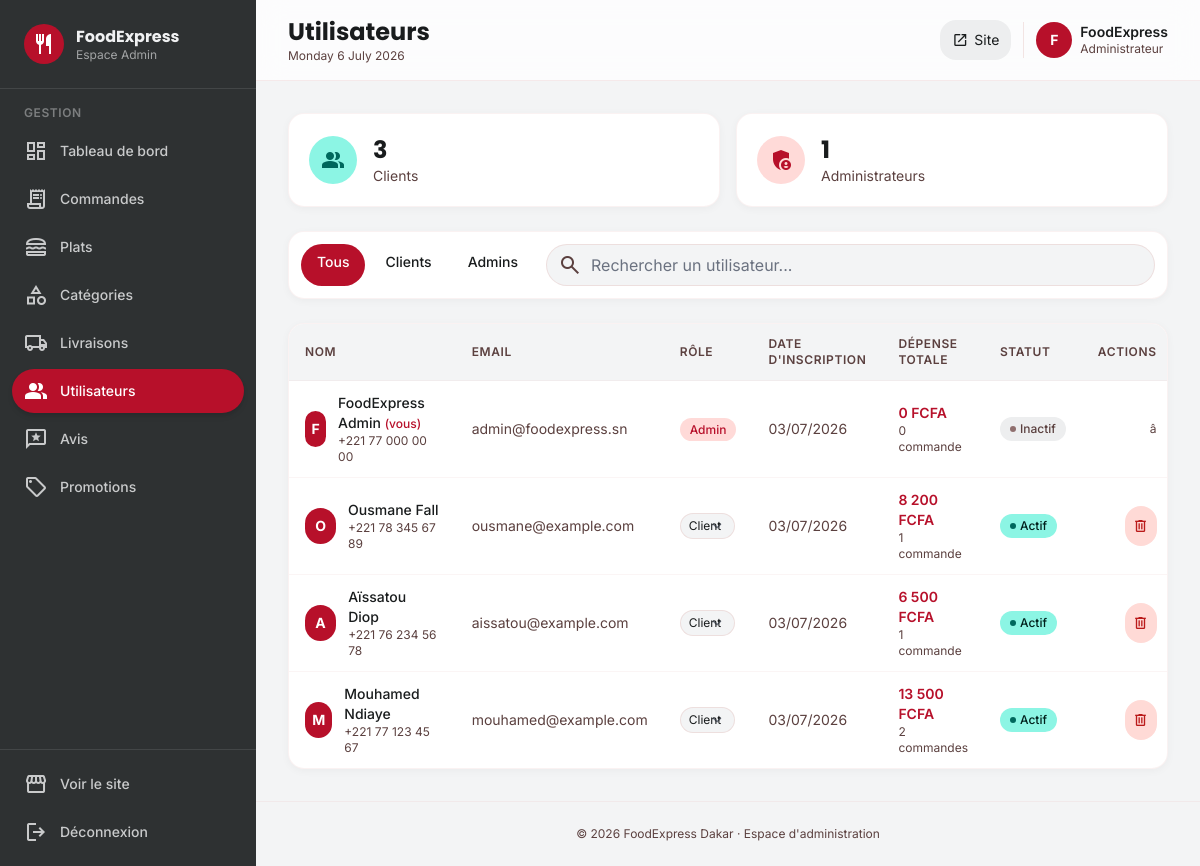
Screenshot of /admin/utilisateurs.php (signed in) with the database file from the repository.
### tables this page shows
CREATE TABLE IF NOT EXISTS users (
    id INT AUTO_INCREMENT PRIMARY KEY,
    nom VARCHAR(100) NOT NULL,
    prenom VARCHAR(100) NOT NULL,
    email VARCHAR(150) NOT NULL UNIQUE,
    telephone VARCHAR(30) DEFAULT NULL,
    adresse VARCHAR(255) DEFAULT NULL,
    quartier VARCHAR(100) DEFAULT NULL,
    password_hash VARCHAR(255) NOT NULL,
    role ENUM('client','admin') NOT NULL DEFAULT 'client',
    avatar VARCHAR(255) DEFAULT NULL,
    reset_token VARCHAR(255) DEFAULT NULL,
    reset_expires DATETIME DEFAULT NULL,
    created_at DATETIME DEFAULT CURRENT_TIMESTAMP,
    INDEX idx_email (email),
    INDEX idx_role (role)
);

### includes/functions.php (called while the page is built, shortened)
<?php
function e($value) {
    return htmlspecialchars((string)$value, ENT_QUOTES | ENT_HTML5, 'UTF-8');
}
function formatPrice($amount) {
    return number_format((float)$amount, 0, ',', ' ') . ' FCFA';
}

### admin/utilisateurs.php (the view, shortened to what this page needs)
<?php
require_once __DIR__ . '/../config/database.php';
$roleFilter = $_GET['role'] ?? '';
$search = trim($_GET['q'] ?? '');
$sql = "SELECT u.*, COUNT(c.id) AS nb_commandes, COALESCE(SUM(c.total),0) AS total_depense
        FROM users u LEFT JOIN commandes c ON c.user_id = u.id AND c.statut != 'annulee'
        WHERE 1=1";
$params = [];
$sql .= " GROUP BY u.id ORDER BY u.created_at DESC";
$stmt = $pdo->prepare($sql);
$stmt->execute($params);
$users = $stmt->fetchAll();
$nbClients = $pdo->query("SELECT COUNT(*) FROM users WHERE role='client'")->fetchColumn();
$nbAdmins  = $pdo->query("SELECT COUNT(*) FROM users WHERE role='admin'")->fetchColumn();
include __DIR__ . '/../includes/admin-sidebar.php';
?>
<div class="grid grid-cols-2 gap-4 mb-6">
    <div class="bg-white rounded-2xl p-5 shadow-soft border border-outline-variant/20 flex items-center gap-4">
        <div class="w-12 h-12 rounded-xl bg-tertiary-fixed flex items-center justify-center">
            <span class="material-symbols-outlined text-tertiary icon-fill">group</span>
        </div>
        <div>
            <div class="font-display font-bold text-2xl"><?= $nbClients ?></div>
            <div class="text-sm text-on-surface-variant">Clients</div>
        </div>
    </div>
    <div class="bg-white rounded-2xl p-5 shadow-soft border border-outline-variant/20 flex items-center gap-4">
        <div class="w-12 h-12 rounded-xl bg-primary-fixed flex items-center justify-center">
            <span class="material-symbols-outlined text-primary icon-fill">admin_panel_settings</span>
        </div>
        <div>
            <div class="font-display font-bold text-2xl"><?= $nbAdmins ?></div>
            <div class="text-sm text-on-surface-variant">Administrateurs</div>
        </div>
    </div>
</div>
<div class="bg-white rounded-2xl p-3 shadow-soft border border-outline-variant/20 mb-6 flex flex-col sm:flex-row gap-3">
    <div class="flex gap-1">
        <a href="?role=" class="px-4 py-2 rounded-xl text-sm font-medium <?= $roleFilter === '' ? 'bg-primary text-white' : 'hover:bg-surface-container-low' ?>">Tous</a>
        <a href="?role=client" class="px-4 py-2 rounded-xl text-sm font-medium <?= $roleFilter === 'client' ? 'bg-primary text-white' : 'hover:bg-surface-container-low' ?>">Clients</a>
        <a href="?role=admin" class="px-4 py-2 rounded-xl text-sm font-medium <?= $roleFilter === 'admin' ? 'bg-primary text-white' : 'hover:bg-surface-container-low' ?>">Admins</a>
    </div>
    <form method="get" class="flex-1 relative">
        <span class="absolute left-3 top-1/2 -translate-y-1/2 material-symbols-outlined text-on-surface-variant">search</span>
        <input type="text" name="q" value="<?= e($search) ?>" placeholder="Rechercher un utilisateur..."
               class="w-full pl-11 pr-4 py-2 bg-surface-container-low border border-outline-variant/40 rounded-xl focus:border-primary">
    </form>
</div>
<div class="bg-white rounded-2xl shadow-soft border border-outline-variant/20 overflow-hidden">
    <div class="overflow-x-auto">
        <table class="w-full text-sm">
            <thead class="bg-surface-container-low">
                <tr class="text-left text-on-surface-variant uppercase text-xs tracking-wider">
                    <th class="py-3 px-4 font-semibold">Nom</th>
                    <th class="py-3 px-4 font-semibold">Email</th>
                    <th class="py-3 px-4 font-semibold">Rôle</th>
                    <th class="py-3 px-4 font-semibold">Date d'inscription</th>
                    <th class="py-3 px-4 font-semibold">Dépense Totale</th>
                    <th class="py-3 px-4 font-semibold">Statut</th>
                    <th class="py-3 px-4 font-semibold text-right">Actions</th>
                </tr>
            </thead>
            <tbody>
                <?php foreach ($users as $u): ?>
                    <?php $isMe = (int)$u['id'] === (int)$_SESSION['user_id']; ?>
                    <tr class="border-t border-outline-variant/15 hover:bg-surface-container-low transition-colors">
                        <td class="py-3 px-4">
                            <div class="flex items-center gap-3">
                                <div class="w-9 h-9 rounded-full bg-primary text-white flex items-center justify-center font-bold text-sm">
                                    <?= strtoupper(substr($u['prenom'], 0, 1)) ?>
                                </div>
                                <div>
                                    <div class="font-medium"><?= e($u['prenom'] . ' ' . $u['nom']) ?> <?= $isMe ? '<span class="text-xs text-primary">(vous)</span>' : '' ?></div>
                                    <div class="text-xs text-on-surface-variant"><?= e($u['telephone'] ?: 'Aucun téléphone') ?></div>
                                </div>
                            </div>
                        </td>
                        <td class="py-3 px-4 text-on-surface-variant"><?= e($u['email']) ?></td>
                        <td class="py-3 px-4">
                            <?php if ($isMe): ?>
                                <span class="text-xs px-2.5 py-1 rounded-full bg-primary-fixed text-primary font-medium">Admin</span>
                            <?php else: ?>
                                <form method="post" class="inline">
                                    <select name="role" onchange="this.form.submit()" class="text-xs px-2 py-1 rounded-lg border border-outline-variant/40 bg-surface-container-low focus:border-primary">
                                        <option value="client" <?= $u['role'] === 'client' ? 'selected' : '' ?>>Client</option>
                                    </select>
                                </form>
                            <?php endif; ?>
                        </td>
                        <td class="py-3 px-4 text-on-surface-variant"><?= date('d/m/Y', strtotime($u['created_at'])) ?></td>
                        <td class="py-3 px-4">
                            <span class="font-semibold text-primary"><?= formatPrice($u['total_depense']) ?></span>
                            <div class="text-xs text-on-surface-variant"><?= $u['nb_commandes'] ?> commande<?= $u['nb_commandes'] > 1 ? 's' : '' ?></div>
                        </td>
                        <td class="py-3 px-4">
                            <?php if ($u['nb_commandes'] > 0): ?>
                                <span class="inline-flex items-center gap-1 text-xs px-2.5 py-1 rounded-full bg-tertiary-fixed text-on-tertiary-fixed font-medium">
                                    <span class="w-1.5 h-1.5 rounded-full bg-tertiary"></span> Actif
                                </span>
                            <?php else: ?>
                                <span class="inline-flex items-center gap-1 text-xs px-2.5 py-1 rounded-full bg-surface-container text-on-surface-variant font-medium">
                                    <span class="w-1.5 h-1.5 rounded-full bg-outline"></span> Inactif
                                </span>
                            <?php endif; ?>
                        </td>
                        <td class="py-3 px-4">
                            <div class="flex items-center justify-end">
                                <?php if (!$isMe): ?>
                                    <form method="post" onsubmit="return confirm('Supprimer cet utilisateur et toutes ses donnees ?');">
                                        <button class="p-2 bg-error-container text-error rounded-lg hover:bg-error hover:text-white transition-colors" title="Supprimer">
                                            <span class="material-symbols-outlined text-base">delete</span>
                                        </button>
                                    </form>
                                <?php else: ?>
                                    <span class="text-xs text-on-surface-variant">â</span>
                                <?php endif; ?>
                            </div>
                        </td>
                    </tr>
                <?php endforeach; ?>
            </tbody>
        </table>
    </div>
</div>
<?php include __DIR__ . '/../includes/admin-footer.php'; ?>

### includes/head.php (style rules this page uses)
* { font-family: 'Inter', sans-serif; }
h1, h2, h3, h4, h5, .font-display { font-family: 'Poppins', sans-serif; }
.material-symbols-outlined { font-variation-settings: 'FILL' 0, 'wght' 400, 'GRAD' 0, 'opsz' 24; vertical-align: middle; }
.icon-fill { font-variation-settings: 'FILL' 1; }
body { background: #f8f9fa; color: #191c1d; }

### rows the page displays
users: prenom "F", prenom+nom "FoodExpress Admin", shows "(vous)", telephone "+221 77 000 00 00", email "admin@foodexpress.sn", created_at "03/07/2026", total_depense "0 FCFA", nb_commandes "0", shows "Inactif", shows "â"
users: prenom "O", prenom+nom "Ousmane Fall", telephone "+221 78 345 67 89", email "ousmane@example.com", role "Client", created_at "03/07/2026", total_depense "8 200 FCFA", nb_commandes "1", shows "Actif"
users: prenom "A", prenom+nom "Aïssatou Diop", telephone "+221 76 234 56 78", email "aissatou@example.com", role "Client", created_at "03/07/2026", total_depense "6 500 FCFA", nb_commandes "1", shows "Actif"
users: prenom "M", prenom+nom "Mouhamed Ndiaye", telephone "+221 77 123 45 67", email "mouhamed@example.com", role "Client", created_at "03/07/2026", total_depense "13 500 FCFA", nb_commandes "2", shows "Actif"

### other values shown
$item['label'] "Tableau de bord"
$item['label'] "Commandes"
$item['label'] "Plats"
$item['label'] "Catégories"
$item['label'] "Livraisons"
$item['label'] "Utilisateurs"
$item['label'] "Avis"
$item['label'] "Promotions"
$pageTitle "Utilisateurs"
substr($_SESSION['user_prenom'] ?? 'A', 0, 1) "F"
$_SESSION['user_prenom'] "FoodExpress"
$nbClients "3"
$nbAdmins "1"
